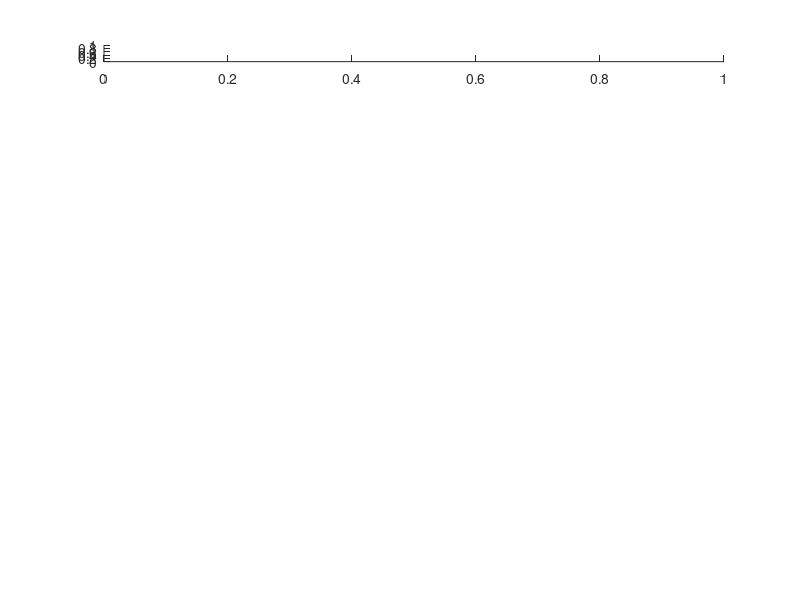

MATLAB code to generate this figure: (Note: this script raises an error after producing the figure.)
%% check 1
neurons = [1 5 7 9 11 13 15 15 17 19];
neuron_len = length(neurons);

    figure
        for i=1:length(neurons)
                        subplot(neuron_len,1,i)
                        plot(squeeze(spikes(1,2,neurons(i),:)))
                        title(['spikes ', num2str(neurons(i))])

        end
    grid

%% check 2
neurons = [1 5 7 9 11 13 15  17 19];
neuron_len = length(neurons);

    figure
        for i=1:length(neurons)
                        subplot(neuron_len,1,i)
                        plot(squeeze(spikes(1,2,neurons(i),:)))
                        title(['spikes ', num2str(neurons(i))])

        end
    grid

%% check 3
neurons = [2 4 6 8 10 12 14 16 18 20 1 5 7 9 11 13 15  17 19];
neuron_len = length(neurons);

    figure
        for i=1:length(neurons)
                        subplot(neuron_len,1,i)
                        plot(squeeze(spikes(1,2,neurons(i),:)))
                        title(['spikes ', num2str(neurons(i))])

        end
    grid


%% check epsc
close all;
total_input_epsc = thalamic_epsc_tensor ...
                    + recurrence_exc_self_column_epsc_tensor + recurrence_inh_self_column_epsc_tensor ...
                    + recurrence_exc_neighbour_column_epsc_tensor + recurrence_inh_neighbour_column_epsc_tensor ;

neurons = [2 4 6 8 10 12 14 16 18 20 1 5 7 9 11 13 15  17 19];
neuron_len = length(neurons);

    figure
        for i=1:length(neurons)
                        subplot(neuron_len,1,i)
                        plot(squeeze(total_input_epsc(1,4,neurons(i),:)))
                        title(['spikes ', num2str(neurons(i))])

        end
    grid


%% check thalamic epsc
close all;

neurons = [2 4 6 8 10 12 14 16 18 20 1 5 7 9 11 13 15  17 19];
neuron_len = length(neurons);

    figure
        for i=1:length(neurons)
                        subplot(neuron_len,1,i)
                        plot(squeeze(thalamic_epsc_tensor(1,3,neurons(i),:)))
                        title(['spikes ', num2str(neurons(i))])

        end
    grid


%% thalamic epsc
close all
figure
i=1;
for c=1:9
        subplot(9,2,i)
        plot(squeeze(epsc_thalamic(1,c,1,:)))

        subplot(9,2,i+1)
        plot(squeeze(epsc_thalamic(1,c,2,:)))
        i = i + 2;
   end
grid

%% thalamic epsc
close all
figure
   for c=1:9
        subplot(9,2,c)
        plot(squeeze(epsc_thalamic(1,c,2,:)))
   end
grid